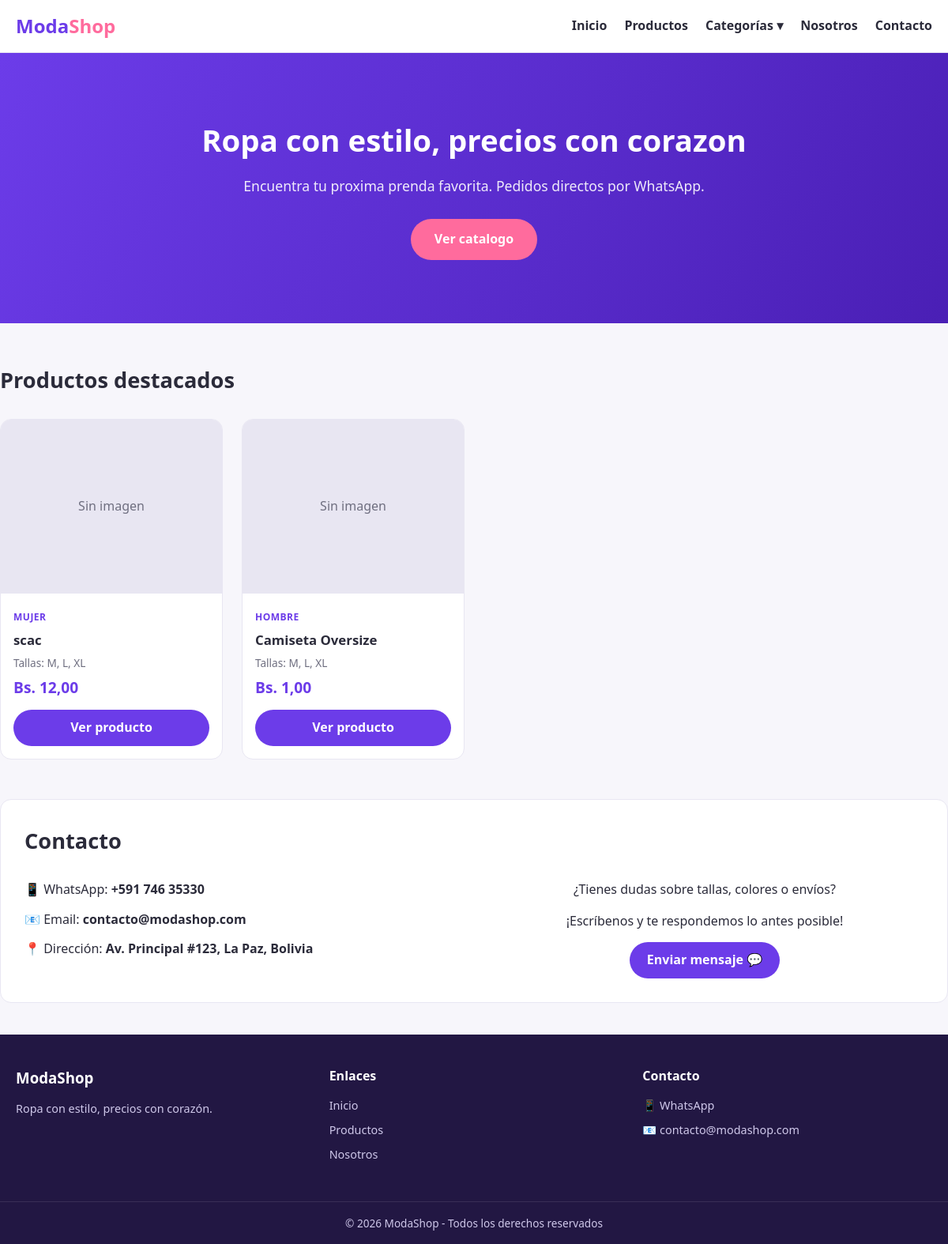
Before: / with the older database file.
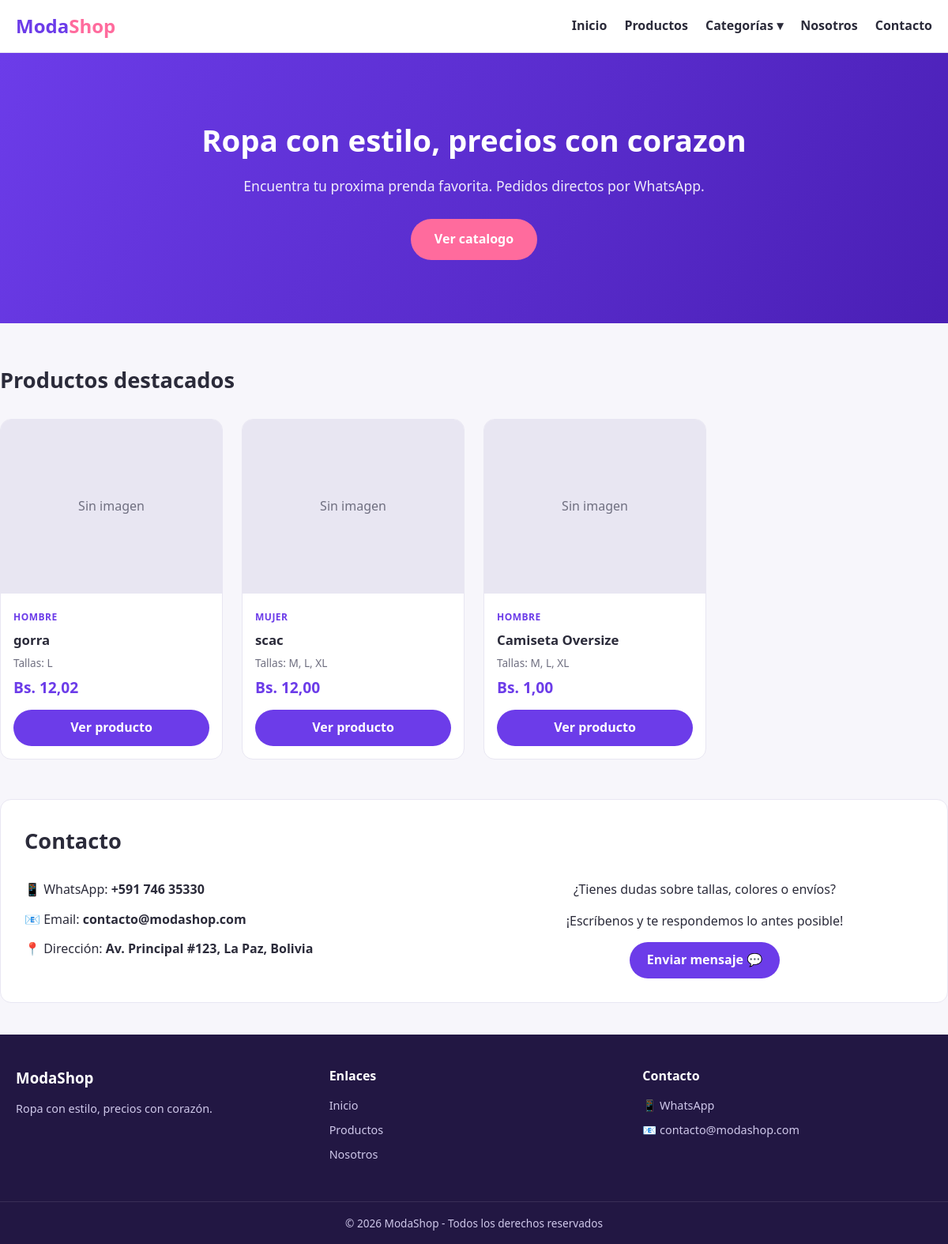
After: the same page with the newer database file.
### productos/models.py (models this page shows, shortened)
class Producto(models.Model):
    nombre = models.CharField(
        max_length=120,
        help_text='Ej: Camiseta Oversize'
    )
    descripcion = models.TextField(
        help_text='Descripcion detallada de la prenda'
    )
    precio = models.DecimalField(
        max_digits=10,
        decimal_places=2,
        validators=[MinValueValidator(0)],  # El precio nunca puede ser negativo
        help_text='Precio en bolivianos (Bs)'
    )
    imagen = models.ImageField(
        upload_to='productos/',
        blank=True,      # Permite guardar sin imagen (por si acaso)
        null=True,
        help_text='Foto de la prenda'
    )
    CATEGORIAS = [
        ('mujer', 'Mujer'),
        ('hombre', 'Hombre'),
        ('ninos', 'Ninos'),
        ('calzado', 'Calzado'),
        ('accesorios', 'Accesorios'),
        ('abrigos', 'Abrigos'),
    ]
    categoria = models.CharField(
        max_length=20,
        choices=CATEGORIAS,
        default='mujer'
    )
    tallas = models.CharField(
        max_length=200,
        help_text='Separadas por comas. Ej: M, L, XL'
    )
    colores = models.CharField(
        max_length=200,
        help_text='Separados por comas. Ej: Negro, Blanco'
    )
    stock = models.PositiveIntegerField(
        default=0,
        help_text='Cantidad disponible. 0 = AGOTADO'
    )
    activo = models.BooleanField(
        default=True,
        help_text='Desactivar oculta el producto de la tienda sin borrarlo'
    )
    creado = models.DateTimeField(auto_now_add=True)      # Fecha de creacion (automatica)
    actualizado = models.DateTimeField(auto_now=True)     # Se actualiza solo en cada cambio
    class Meta:
        ordering = ['-creado']   # Los productos nuevos aparecen primero
        verbose_name = 'Producto'
        verbose_name_plural = 'Productos'
    def agotado(self):
        return self.stock <= 0

### productos/views.py (the view)
# urls.py: path('', views.inicio, name='inicio'),
def inicio(request):
    productos = Producto.objects.filter(activo=True)[:8]
    return render(request, 'tienda/inicio.html', {
        'productos_destacados': productos,
    })

### productos/context_processors.py (called while the page is built)
def pedidos_pendientes(request):
    if request.user.is_authenticated:
        total_pendientes = Pedido.objects.filter(estado='pendiente').count()
    else:
        total_pendientes = 0
    return {
        'total_pedidos_pendientes': total_pendientes,
    }

### templates/tienda/inicio.html (shortened to what this page needs)
{% extends 'base.html' %}
{% block contenido %}
<section class="hero">
    <div class="contenedor">
        <h1>Ropa con estilo, precios con corazon</h1>
        <p>Encuentra tu proxima prenda favorita. Pedidos directos por WhatsApp.</p>
        <a href="{% url 'productos' %}" class="boton boton--grande">Ver catalogo</a>
    </div>
</section>
<section class="contenedor seccion">
    <h2 class="titulo-seccion">Productos destacados</h2>
    <div class="rejilla">
        {% for producto in productos_destacados %}
            {% include 'tienda/tarjeta_producto.html' %}
        {% empty %}
            <p class="vacio">Aun no hay productos. Agrega el primero desde el panel de administracion.</p>
        {% endfor %}
    </div>
</section>
<section class="contenedor seccion contacto" id="contacto">
    <h2 class="titulo-seccion">Contacto</h2>
    <div class="contacto-grid">
        <div class="contacto-info">
            <p>📱 WhatsApp: <strong>+591 746 35330</strong></p>
            <p>📧 Email: <strong>contacto@modashop.com</strong></p>
            <p>📍 Dirección: <strong>Av. Principal #123, La Paz, Bolivia</strong></p>
        </div>
        <div class="contacto-mensaje">
            <p>¿Tienes dudas sobre tallas, colores o envíos?</p>
            <p>¡Escríbenos y te respondemos lo antes posible!</p>
            <a href="https://wa.me/59174635330?text=Hola%20ModaShop%2C%20tengo%20una%20consulta"
   class="boton" target="_blank">Enviar mensaje 💬</a>
        </div>
    </div>
</section>
{% endblock %}

### templates/tienda/tarjeta_producto.html (shortened to what this page needs)
<article class="tarjeta">
    <div class="tarjeta-img">
        {% if producto.imagen %}
            <img src="{{ producto.imagen.url }}" alt="{{ producto.nombre }}">
        {% else %}
            <div class="sin-imagen">Sin imagen</div>
        {% endif %}
    </div>
    <div class="tarjeta-info">
        <span class="categoria">{{ producto.get_categoria_display }}</span>
        <h3>{{ producto.nombre }}</h3>
        <p class="tallas">Tallas: {{ producto.tallas }}</p>
        <p class="precio">Bs. {{ producto.precio }}</p>
<a href="{% url 'detalle_producto' producto.id %}" class="boton boton--tarjeta">Ver producto</a>    </div>
</article>

Changed rows visible on the page:
added Producto: imagen "Sin imagen", categoria "HOMBRE", nombre "gorra", tallas "L", precio "12,02"
